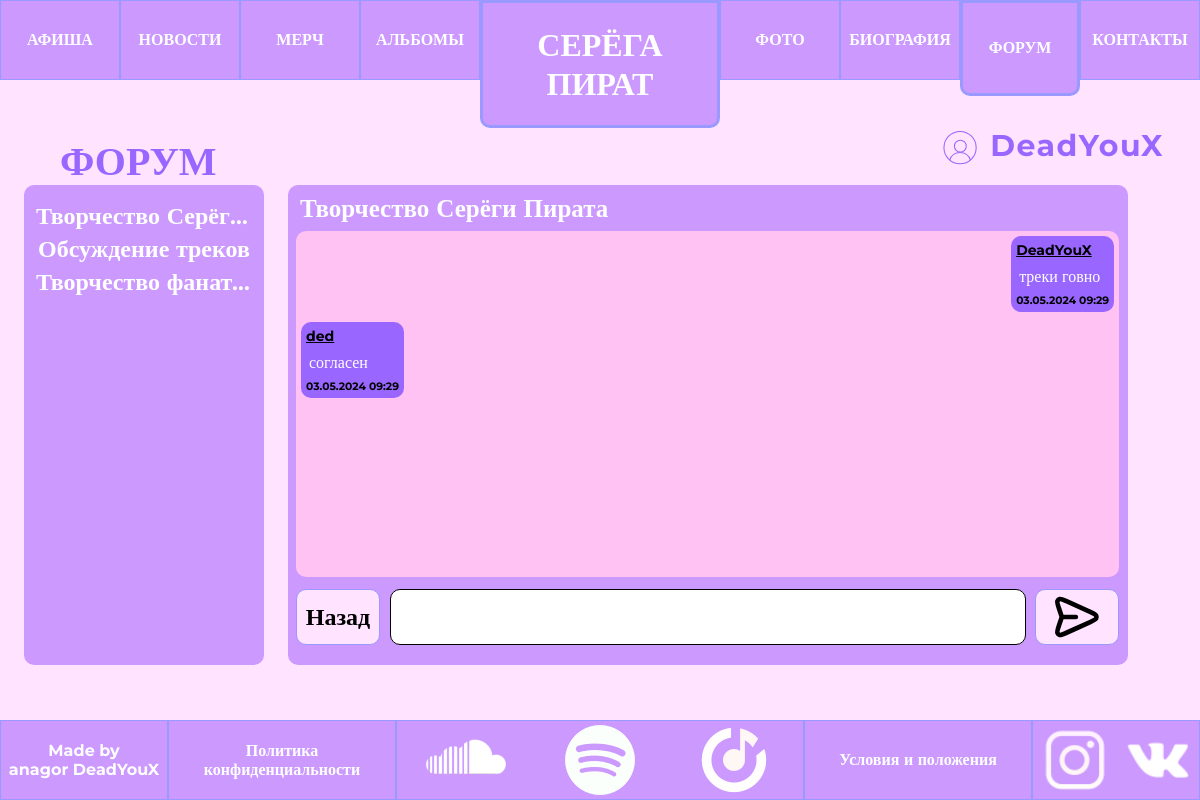
The page /forum/1/ (signed in) on the database as committed earlier.
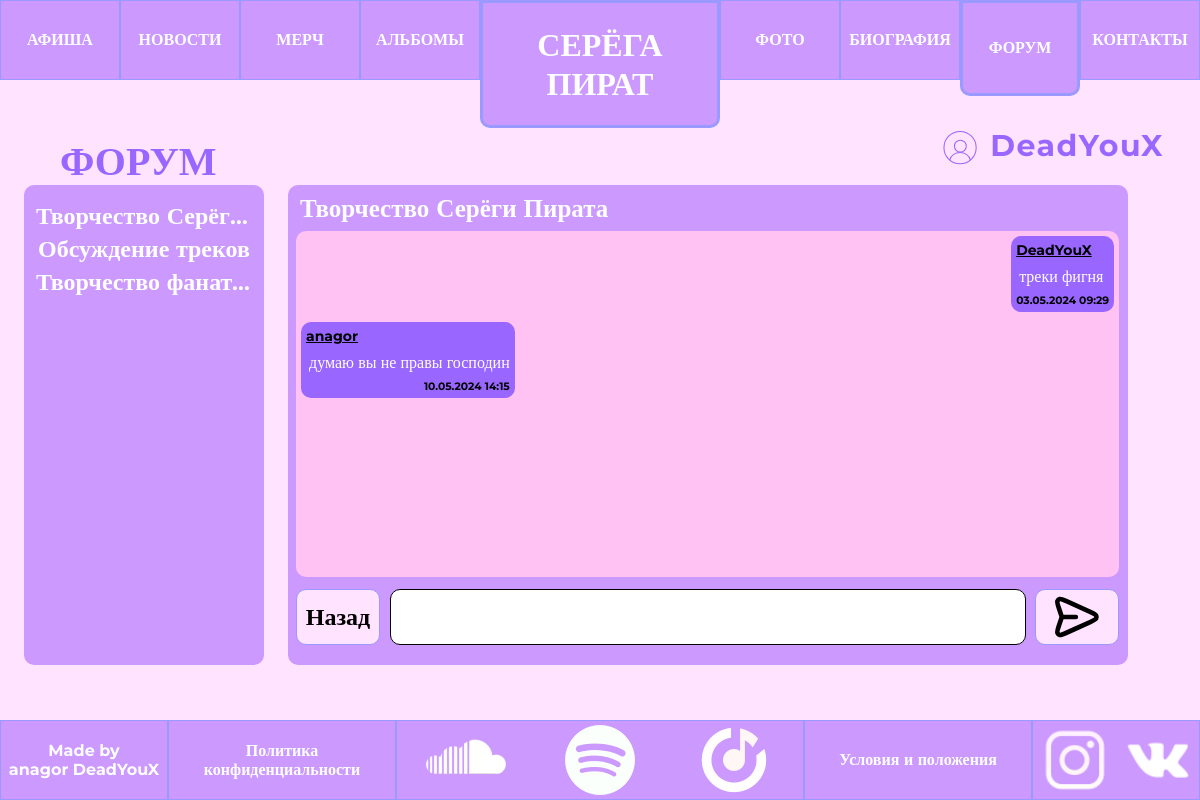
The same page on the database as committed later.
### forum/models.py (models this page shows, shortened)
class Chat(models.Model):
    id = models.AutoField(primary_key=True)
    name = models.TextField(max_length=100)
    class Meta:
        verbose_name="Чат"
        verbose_name_plural="Чаты"

class Message(models.Model):
    id = models.AutoField(primary_key=True)
    chat = models.ForeignKey(Chat, related_name='messages', on_delete=models.CASCADE)
    user = models.ForeignKey(Profile, related_name='messages', on_delete=models.CASCADE)
    content = models.TextField()
    timestamp = models.DateTimeField(auto_now_add=True)
    class Meta:
        verbose_name="Сообщение"
        verbose_name_plural="Сообщения"

### forum/views.py (the view, shortened to what this page needs)
# urls.py: path('<int:page_id>/', views.forum_by_id, name='forumbyid'),
def forum_by_id(request, page_id):
    auth = False
    if request.user.is_authenticated:
        auth = True
    chat = get_object_or_404(Chat, pk=page_id)
    queryset = Chat.objects.filter()
    data = {
        "title": 'Форум',
        'showprofile': True,
        'page_name': chat.name,
        'messages': [[obj.id, obj.chat, str(obj.user), obj.content, obj.timestamp.strftime('%d.%m.%Y'), obj.timestamp.strftime('%H:%M')] for obj in chat.messages.all()],
        'chats': [[obj.id, obj.name] for obj in queryset],
        'now': 'forum',
        'auth': auth,
        'user_now': str(request.user.username),
    }
    return render(request, 'forum/forumbyid.html', data)

### ForumProfile/models.py (called while the page is built)
    def __str__(self):
        return self.user.username

### forum/templates/forum/forumbyid.html (shortened to what this page needs)
{% extends 'main/base.html' %}
{% load static %}
{% block h %}
<h1>ФОРУМ</h1>
{% endblock %}
{% block main %}
<div class="forum">
    <div class="forum-points">
        {% for id, name in chats %}
        <a href="/forum/{{ id }}">{{ name }}</a>
        {% endfor %}
    </div>
    <div class="forum-chat">
        <h8>{{ page_name }}</h8>
        <div class="forum-messages">
            {% for id, chat, user, content, date, time in messages %}
                {% if user == user_now %}
                    <div class="message-right">
                {% else %}
                    <div class="message-left">
                {% endif %}
                <div class="message">
                    <a href='/profile/user/{{ user }}'>{{ user }}</a>
                    <p>{{ content }}</p>
                    <h7>{{ date }}  {{ time }}</h7>
                </div>
            </div>
            {% endfor %}
        </div>
        <div class="forum-send">
            {% if auth %}
                <form action="." method="post">
                    <button><a href="/forum/">Назад</a></button>
                    <input type="text" name="content">
                    <button><img src="{% static 'forum/send.svg' %}" alt="send"></button>
                </form>
            {% else%}
                <div class="not-auth">
                    <p>Чтобы написать сообщение нужно</p>
                    <a href="{% url 'profile' %}">авторизироваться</a>
                </div>
            {% endif %}
        </div>
    </div>
</div>
{% endblock %}

### main/templates/main/base.html (shortened to what this page needs)
{% load static %}
<!DOCTYPE html>
<html lang="ru">
<head>
    <link rel="stylesheet" href="{% static 'main/css/style.css' %}">
</head>
<body>
    <header>
        <div class="">
            <ul class="header_items">
                {% if now == 'poster' %}
                    <li class="header_item header_item_now">
                        <a href="{% url 'poster' %}"><p>АФИША</p></a>
                    </li>
                {% else %}
                    <li class="header_item">
                        <a href="{% url 'poster' %}"><p>АФИША</p></a>
                    </li>
                {% endif %}
                {% if now == 'news' %}
                    <li class="header_item header_item_now">
                        <a href="{% url 'news' %}"><p>НОВОСТИ</p></a>
                    </li>
                {% else %}
                    <li class="header_item">
                        <a href="{% url 'news' %}"><p>НОВОСТИ</p></a>
                    </li>
                {% endif %}
                {% if now == 'merch' %}
                    <li class="header_item header_item_now">
                        <a href="{% url 'merch' %}"><p>МЕРЧ</p></a>
                    </li>
                {% else %}
                    <li class="header_item">
                        <a href="{% url 'merch' %}"><p>МЕРЧ</p></a>
                    </li>
                {% endif %}
                {% if now == 'albums' %}
                    <li class="header_item header_item_now">
                        <a href="{% url 'albums' %}"><p>АЛЬБОМЫ</p></a>
                    </li>
                {% else %}
                    <li class="header_item">
                        <a href="{% url 'albums' %}"><p>АЛЬБОМЫ</p></a>
                    </li>
                {% endif %}
                <li class="pirat">
                    <a href="{% url 'home' %}"><p>СЕРЁГА<br>ПИРАТ</p></a>
                </li>
                {% if now == 'photos' %}
                    <li class="header_item header_item_now">
                        <a href="{% url 'photos' %}"><p>ФОТО</p></a>
                    </li>
                {% else %}
                    <li class="header_item">
                        <a href="{% url 'photos' %}"><p>ФОТО</p></a>
                    </li>
                {% endif %}
                {% if now == 'bio' %}
                    <li class="header_item header_item_now">
                        <a href="{% url 'bio' %}"><p>БИОГРАФИЯ</p></a>
                    </li>
                {% else %}
                    <li class="header_item">
                        <a href="{% url 'bio' %}"><p>БИОГРАФИЯ</p></a>
                    </li>
                {% endif %}
                {% if now == 'forum' %}
                    <li class="header_item header_item_now">
                        <a href="{% url 'forum' %}"><p>ФОРУМ</p></a>
                    </li>
                {% else %}
                    <li class="header_item">
                        <a href="{% url 'forum' %}"><p>ФОРУМ</p></a>
                    </li>
                {% endif %}
                {% if now == 'contacts' %}
                    <li class="header_item header_item_now">
                        <a href="{% url 'contacts' %}"><p>КОНТАКТЫ</p></a>
                    </li>
                {% else %}
                    <li class="header_item">
                        <a href="{% url 'contacts' %}"><p>КОНТАКТЫ</p></a>
                    </li>
                {% endif %}
            </ul>
        </div>
    </header>
    <main>
        {% if showprofile %}
            {% if not user.is_authenticated %}
                <div class="hreg"><a href="{% url 'profile' %}"><img src="{% static '/ForumProfile/profile_avatar.svg' %}" alt=""></a><a href="{% url 'profile' %}">Вход</a><p>/</p><a href="{% url 'reg' %}">Регистрация</a></div>
            {% else %}
                <div class="hreg"><a href="{% url 'profile' %}"><img src="{% static '/ForumProfile/profile_avatar.svg' %}" alt=""></a><a href="{% url 'profile' %}">{{ user.username }}</a></div>
            {% endif %}
        {% endif %}
        {% block h %}
        {% endblock %}
        {% block main %}{% endblock %}
    </main>
    <footer>
        <div>
            <ul class="footer_items">
                <li class="footer_item footer_made">
                    <p>Made by <br>
                    <a href="https://t.me/anagor1102" class="designer">anagor</a>
                    <a href="https://t.me/deadyoux" class="realizator">DeadYouX</a>
                </p>
                </li>
                <li class="footer_item footer_politic">
                    <a href="{% url 'policy' %}">Политика конфиденциальности</a>
                </li>
                <li class="footer_item footer_music">
                    <a href="https://soundcloud.com/illya-poludnenko/sets/serega-pirat"><div class="footer_logo soundcloud"></div></a>
                    <a href="https://open.spotify.com/artist/5IS4dQ9lDW01IY1buR7bW7"><div class="footer_logo spotify"></div></a>
                    <a href="https://music.yandex.ru/artist/10880992"><div class="footer_logo YAmusic"></div></a>
                </li>
                <li class="footer_item footer_politic">
                    <a href="{% url 'conditions' %}">Условия и положения</a>
                </li>
                <li class="footer_item footer_made">
                    <a href="https://www.instagram.com/pirat_serega/"><div class="footer_logo inst"></div></a>
                    <a href="https://vk.com/serega_pirat"><div class="footer_logo vk"></div></a>
                </li>
            </ul>
        </div>
    </footer>
</body>

### main/static/main/css/style.css (style rules this page uses)
* { box-sizing: border-box; margin: 0; padding: 0; font-family: "Montserrat"; }
body { display: flex; flex-direction: column; height: 100dvh; background-color: #FFE3FF; }
.header_items { display: flex; justify-content: flex-start; height: 5rem; width: 100%; }
.header_item_now { height: 6rem; border: #9999FF solid 3px; border-radius: 0 0 10px 10px; flex-basis: 10%; display: flex; text-align: center; justify-content: center; align-items: center; background-color: #CC99FF; }
footer { position: fixed; bottom: 0px; z-index: 1; width: 100dvw; }
.footer_items { display: flex; bottom: 0; justify-content: flex-start; height: 5rem; width: 100%; }
main { padding-top: 11dvh; height: 100dvh; padding-bottom: 11dvh; }
.footer_made { flex-basis: 5%; justify-content: space-around; text-align: center; }
.footer_music { flex-basis: 25%; justify-content: space-around; }
.footer_logo { background-size: contain; width: 80px; height: 80px; }
.soundcloud { background-image: url('../img/soundcloud.png'); height: 70px; }
.spotify { background-image: url('../img/spotify.png'); height: 70px; width: 70px; }
.YAmusic { background-image: url('../img/YAmusic.png'); }
.inst { background-image: url('../img/inst.png'); }
.vk { background-image: url('../img/vk.png'); height: 70px; }
h1 { padding-left: 5dvw; padding-top: 5dvh; font-size: 40px; font-weight: 700; line-height: 49px; letter-spacing: 0em; color: #9966FF; }
header { position: fixed; width: 100dvw; z-index: 2; left: 0; top: 0; }
.forum-chat { display: flex; width: 70dvw; height: 60dvh; flex-direction: column; margin-left: 2dvw; border-radius: 10px; background-color: #CC99FF; }
.forum-messages { display: flex; flex-direction: column; margin: 1dvh 1dvh 1dvh 1dvh; width: 98%; height: 72%; border-radius: 10px; background-color: #FFC2F3; overflow: auto; }
.message-right { display: flex; justify-content: end; width: 100%; height: max-content; }
.message-left { display: flex; justify-content: start; width: 100%; height: max-content; }
h7 { display: flex; font-size: 0.67em; font-weight: bold; justify-content: end; }
h8 { display: flex; font-size: 25px; font-weight: bold; padding: 1dvh 0 0 1dvw; color: #FFF; }

Rows that differ between the two databases and show on the page:
changed through a linked row, Chat "Творчество Серёги Пирата": content "треки говно" → "треки фигня"; username "ded" → "anagor"; content "согласен" → "думаю вы не правы господин"; date "03.05.2024" → "10.05.2024"; time "09:29" → "14:15"
